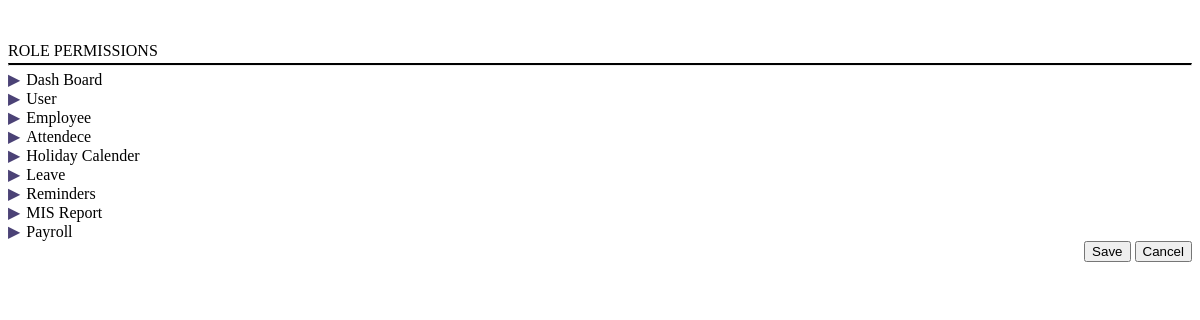
The app's page /rolepermission with its own data.
### app1/models.py (models this page shows)
class MenuMaster(models.Model):
    description = models.CharField(max_length=40, unique=True)
    def __str__(self):
        return self.description

### app1/views.py (the view, shortened to what this page needs)
# urls.py: path('rolepermission', views.rolepermission, name='rolepermission'),
def rolepermission(request):
    role_id = int(request.GET.get("id",-1))
    data=''
    form = RolePermissionForm()
    return render(request, 'RolePermission.html',{"form":form, "data":data})

### templates/rolepermission.html (shortened to what this page needs)
<form action="{{request.get_full_path}}" method="post">
<div class="container">
  <div class="col-md-6">
    <div class="form-group">
      <br>
      <p style="margin-bottom:3px">ROLE PERMISSIONS</p>
      <hr style="margin-top:0px;margin-bottom:4px;border-top:2px solid;color:black;background-color:black;">
      <ul id="myUL">
        {% for choice in form.menu.field.choices %}
        {% if not forloop.first %}
          <li value="{{ choice.0 }}"><span class="caret">{{ choice.1 }}</span>
          </li>
        {% endif %}
        {% endfor %}
        <div style="float:right" >
                                  <button type="submit" class="btn btn-primary">
                                      Save
                                  </button>
                                  <button type="reset" class="btn btn-danger" data-dismiss="modal">
                                      Cancel
                                  </button>
                            </div>
      </ul>
    </div>
  </div>
</div>
</form>

### templates/rolepermission.html (style rules this page uses)
ul, #myUL { list-style-type: none; }
#myUL { margin: 0; padding: 0; }
.caret { cursor: pointer; -webkit-user-select: none; -moz-user-select: none; -ms-user-select: none; user-select: none; }
.caret::before { content: "\25B6"; color: #4b4276; display: inline-block; margin-right: 6px; }

### records on screen
MenuMaster: description "Dash Board"
MenuMaster: description "User"
MenuMaster: description "Employee"
MenuMaster: description "Attendece"
MenuMaster: description "Holiday Calender"
MenuMaster: description "Leave"
MenuMaster: description "Reminders"
MenuMaster: description "MIS Report"
MenuMaster: description "Payroll"
